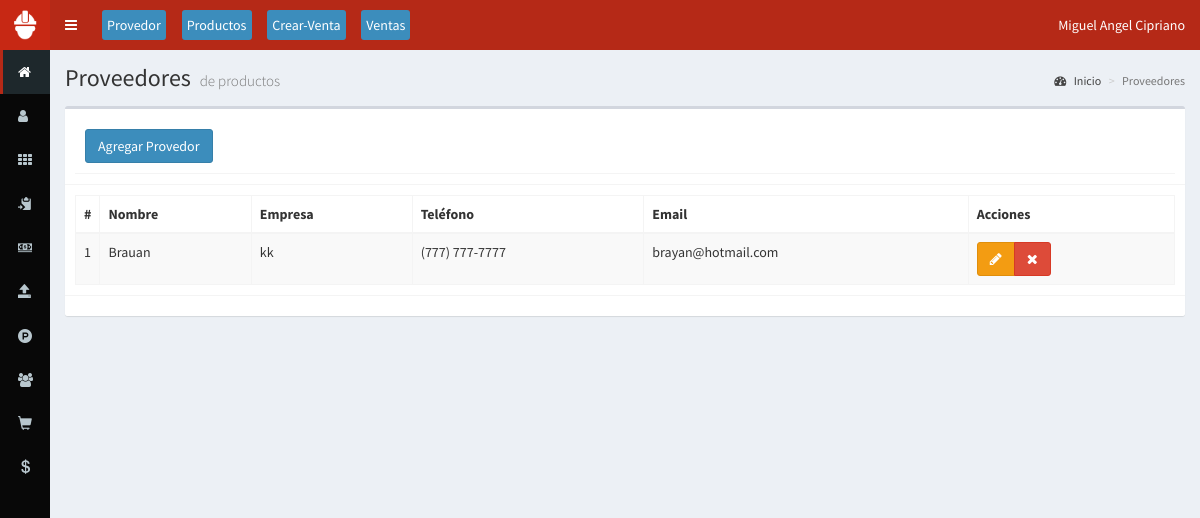
The page /provedores (signed in) on the database its author committed.
### tables this page shows
CREATE TABLE `proveedores` (
  `id` int(11) NOT NULL,
  `nombre` text NOT NULL,
  `empresa` text NOT NULL,
  `telefono` text NOT NULL,
  `email` text NOT NULL
);

### controladores/plantilla.controlador.php (called while the page is built)
<?php
class ControladorPlantilla{
	static public function ctrPlantilla(){
		include "vistas/plantilla.php";
	}
}

### index.php (called while the page is built, shortened)
<?php
require_once "controladores/plantilla.controlador.php";
require_once "controladores/usuarios.controlador.php";
require_once "controladores/provedores.controlador.php";
require_once "controladores/salida.controlador.php";
require_once "modelos/provedores.modelo.php";
$plantilla = new ControladorPlantilla();
$plantilla -> ctrPlantilla();

### controladores/provedores.controlador.php (called while the page is built, shortened)
<?php
class ProvedoresControlador{
	static public  function ctrMostrarProvedores($item,$valor){
		$tabla = "proveedores";
		$respuesta = ProvedoresModelo::mdlMostrarProveedores($tabla,$item,$valor);
		return $respuesta;
	}
}

### modelos/conexion.php (called while the page is built)
<?php
class Conexion{
	static public function conectar(){
		$link = new PDO("mysql:host=localhost;dbname=ventas",
			            "root",
			            "");
		$link->exec("set names utf8");
		return $link;
	}
}

### modelos/provedores.modelo.php (called while the page is built, shortened)
<?php
require_once "conexion.php";
class ProvedoresModelo{
	static public function mdlMostrarProveedores($tabla, $item, $valor){
		if($item != null){
			$stmt = Conexion::conectar()->prepare("SELECT * FROM $tabla WHERE $item = :id");
			$stmt -> bindParam(":id", $valor, PDO::PARAM_STR);
			$stmt -> execute();
			return $stmt -> fetch();
		}else{
			$stmt = Conexion::conectar()->prepare("SELECT * FROM $tabla");
			$stmt -> execute();
			return $stmt -> fetchAll();
		}
	}
}

### vistas/modulos/provedores.php (the view, shortened to what this page needs)
<div class="content-wrapper">
  <section class="content-header">
    <h1>
      Proveedores
      <small>de productos</small>
    </h1>
    <ol class="breadcrumb">
      <li><a href="inicio"><i class="fa fa-dashboard"></i> Inicio</a></li>
      <li class="active">Proveedores</li>
    </ol>
  </section>
  <section class="content">
    <div class="box">
      <div class="box-header with-border">
      <div class="box-header with-border">
  <button class="btn btn-primary" data-toggle="modal" data-target="#ModalAgregarProveedor">
    Agregar Provedor
  </button>
</div>
      </div>
      <div class="box-body">
        <table class="table table-bordered table-striped dt-responsive tablas" width="100%">
        <thead>
         <tr>
           <th style="width:10px">#</th>
           <th>Nombre</th>
           <th>Empresa</th>
           <th>Teléfono</th>
           <th>Email</th>
           <th>Acciones</th>
         </tr>
        </thead>
        <tbody>
        <?php
          $item = null;
          $valor = null;
          $provedor = ProvedoresControlador::ctrMostrarProvedores($item, $valor);
          foreach ($provedor as $key => $value) {
            echo '<tr>
                    <td>'.($key+1).'</td>
                    <td>'.$value["nombre"].'</td>
                    <td>'.$value["empresa"].'</td>
                    <td>'.$value["telefono"].'</td>
                    <td>'.$value["email"].'</td>
                    <td>
                      <div class="btn-group">
                        <button class="btn btn-warning btnEditarProveedor" data-toggle="modal" data-target="#ModalEditarProveedor" idProveedor="'.$value["id"].'"><i class="fa fa-pencil"></i></button>
                        <button class="btn btn-danger btnEliminarProveedor" idProveedor="'.$value["id"].'"><i class="fa fa-times"></i></button>
                      </div>
                    </td>
                  </tr>';
            }
        ?>
        </tbody>
       </table>
      </div>
      <div class="box-footer">
      </div>
    </div>
  </section>
</div>

### rows shown on the page
proveedores: nombre "Brauan", empresa "kk", telefono "(777) 777-7777", email "brayan@hotmail.com"

### other values the page prints
$_SESSION["nombre"] "Miguel Angel Cipriano"
